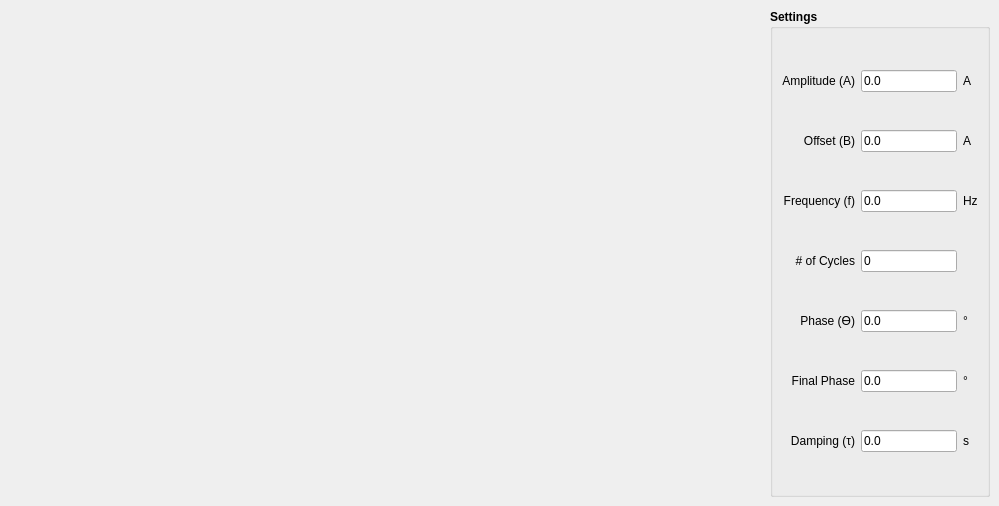
            <widget class="QWidget" name="tab">
             <attribute name="title">
              <string>Damped Sinusoidal^2</string>
             </attribute>
             <widget class="QGroupBox" name="groupBox_20">
              <property name="geometry">
               <rect>
                <x>770</x>
                <y>9</y>
                <width>220</width>
                <height>488</height>
               </rect>
              </property>
              <property name="font">
               <font>
                <weight>75</weight>
                <bold>true</bold>
               </font>
              </property>
              <property name="title">
               <string>Settings</string>
              </property>
              <layout class="QGridLayout" name="gridLayout_18">
               <item row="0" column="0" colspan="2">
                <widget class="QLabel" name="label_96">
                 <property name="font">
                  <font>
                   <weight>50</weight>
                   <bold>false</bold>
                  </font>
                 </property>
                 <property name="text">
                  <string>Amplitude (A)</string>
                 </property>
                 <property name="alignment">
                  <set>Qt::AlignRight|Qt::AlignTrailing|Qt::AlignVCenter</set>
                 </property>
                </widget>
               </item>
               <item row="0" column="2">
                <widget class="QLineEdit" name="le_damp_sin2_ampl">
                 <property name="minimumSize">
                  <size>
                   <width>60</width>
                   <height>0</height>
                  </size>
                 </property>
                 <property name="font">
                  <font>
                   <weight>50</weight>
                   <bold>false</bold>
                  </font>
                 </property>
                 <property name="text">
                  <string>0.0</string>
                 </property>
                </widget>
               </item>
               <item row="0" column="3">
                <widget class="QLabel" name="label_101">
                 <property name="font">
                  <font>
                   <weight>50</weight>
                   <bold>false</bold>
                  </font>
                 </property>
                 <property name="text">
                  <string>A</string>
                 </property>
                </widget>
               </item>
               <item row="1" column="0" colspan="2">
                <widget class="QLabel" name="label_124">
                 <property name="font">
                  <font>
                   <weight>50</weight>
                   <bold>false</bold>
                  </font>
                 </property>
                 <property name="text">
                  <string>Offset (B)</string>
                 </property>
                 <property name="alignment">
                  <set>Qt::AlignRight|Qt::AlignTrailing|Qt::AlignVCenter</set>
                 </property>
                </widget>
               </item>
               <item row="1" column="2">
                <widget class="QLineEdit" name="le_damp_sin2_offset">
                 <property name="minimumSize">
                  <size>
                   <width>60</width>
                   <height>0</height>
                  </size>
                 </property>
                 <property name="font">
                  <font>
                   <weight>50</weight>
                   <bold>false</bold>
                  </font>
                 </property>
                 <property name="text">
                  <string>0.0</string>
                 </property>
                </widget>
               </item>
               <item row="1" column="3">
                <widget class="QLabel" name="label_125">
                 <property name="font">
                  <font>
                   <weight>50</weight>
                   <bold>false</bold>
                  </font>
                 </property>
                 <property name="text">
                  <string>A</string>
                 </property>
                </widget>
               </item>
               <item row="2" column="0" colspan="2">
                <widget class="QLabel" name="label_151">
                 <property name="font">
                  <font>
                   <weight>50</weight>
                   <bold>false</bold>
                  </font>
                 </property>
                 <property name="text">
                  <string>Frequency (f)</string>
                 </property>
                 <property name="alignment">
                  <set>Qt::AlignRight|Qt::AlignTrailing|Qt::AlignVCenter</set>
                 </property>
                </widget>
               </item>
               <item row="2" column="2">
                <widget class="QLineEdit" name="le_damp_sin2_freq">
                 <property name="minimumSize">
                  <size>
                   <width>60</width>
                   <height>0</height>
                  </size>
                 </property>
                 <property name="font">
                  <font>
                   <weight>50</weight>
                   <bold>false</bold>
                  </font>
                 </property>
                 <property name="text">
                  <string>0.0</string>
                 </property>
                </widget>
               </item>
               <item row="2" column="3">
                <widget class="QLabel" name="label_152">
                 <property name="font">
                  <font>
                   <weight>50</weight>
                   <bold>false</bold>
                  </font>
                 </property>
                 <property name="text">
                  <string>Hz</string>
                 </property>
                </widget>
               </item>
               <item row="3" column="0" colspan="2">
                <widget class="QLabel" name="label_153">
                 <property name="font">
                  <font>
                   <weight>50</weight>
                   <bold>false</bold>
                  </font>
                 </property>
                 <property name="text">
                  <string># of Cycles</string>
                 </property>
                 <property name="alignment">
                  <set>Qt::AlignRight|Qt::AlignTrailing|Qt::AlignVCenter</set>
                 </property>
                </widget>
               </item>
               <item row="3" column="2">
                <widget class="QLineEdit" name="le_damp_sin2_ncycles">
                 <property name="minimumSize">
                  <size>
                   <width>60</width>
                   <height>0</height>
                  </size>
                 </property>
                 <property name="font">
                  <font>
                   <weight>50</weight>
                   <bold>false</bold>
                  </font>
                 </property>
                 <property name="text">
                  <string>0</string>
                 </property>
                </widget>
               </item>
               <item row="3" column="3">
                <widget class="QLabel" name="label_154">
                 <property name="font">
                  <font>
                   <weight>50</weight>
                   <bold>false</bold>
                  </font>
                 </property>
                 <property name="text">
                  <string/>
                 </property>
                </widget>
               </item>
               <item row="4" column="0" colspan="2">
                <widget class="QLabel" name="label_97">
                 <property name="font">
                  <font>
                   <weight>50</weight>
                   <bold>false</bold>
                  </font>
                 </property>
                 <property name="text">
                  <string>Phase (ϴ)</string>
                 </property>
                 <property name="alignment">
                  <set>Qt::AlignRight|Qt::AlignTrailing|Qt::AlignVCenter</set>
                 </property>
                </widget>
               </item>
               <item row="4" column="2">
                <widget class="QLineEdit" name="le_damp_sin2_phase">
                 <property name="minimumSize">
                  <size>
                   <width>60</width>
                   <height>0</height>
                  </size>
                 </property>
                 <property name="font">
                  <font>
                   <weight>50</weight>
                   <bold>false</bold>
                  </font>
                 </property>
                 <property name="text">
                  <string>0.0</string>
                 </property>
                </widget>
               </item>
               <item row="4" column="3">
                <widget class="QLabel" name="label_155">
                 <property name="font">
                  <font>
                   <weight>50</weight>
                   <bold>false</bold>
                  </font>
                 </property>
                 <property name="text">
                  <string>°</string>
                 </property>
                </widget>
               </item>
               <item row="5" column="0" colspan="2">
                <widget class="QLabel" name="label_156">
                 <property name="font">
                  <font>
                   <weight>50</weight>
                   <bold>false</bold>
                  </font>
                 </property>
                 <property name="text">
                  <string>Final Phase</string>
                 </property>
                 <property name="alignment">
                  <set>Qt::AlignRight|Qt::AlignTrailing|Qt::AlignVCenter</set>
                 </property>
                </widget>
               </item>
               <item row="5" column="2">
                <widget class="QLineEdit" name="le_damp_sin2_phasef">
                 <property name="minimumSize">
                  <size>
                   <width>60</width>
                   <height>0</height>
                  </size>
                 </property>
                 <property name="font">
                  <font>
                   <weight>50</weight>
                   <bold>false</bold>
                  </font>
                 </property>
                 <property name="text">
                  <string>0.0</string>
                 </property>
                </widget>
               </item>
               <item row="5" column="3">
                <widget class="QLabel" name="label_157">
                 <property name="font">
                  <font>
                   <weight>50</weight>
                   <bold>false</bold>
                  </font>
                 </property>
                 <property name="text">
                  <string>°</string>
                 </property>
                </widget>
               </item>
               <item row="6" column="2">
                <widget class="QLineEdit" name="le_damp_sin2_damping">
                 <property name="minimumSize">
                  <size>
                   <width>60</width>
                   <height>0</height>
                  </size>
                 </property>
                 <property name="font">
                  <font>
                   <weight>50</weight>
                   <bold>false</bold>
                  </font>
                 </property>
                 <property name="text">
                  <string>0.0</string>
                 </property>
                </widget>
               </item>
               <item row="6" column="3">
                <widget class="QLabel" name="label_158">
                 <property name="font">
                  <font>
                   <weight>50</weight>
                   <bold>false</bold>
                  </font>
                 </property>
                 <property name="text">
                  <string>s</string>
                 </property>
                </widget>
               </item>
               <item row="6" column="1">
                <widget class="QLabel" name="label_106">
                 <property name="font">
                  <font>
                   <weight>50</weight>
                   <bold>false</bold>
                  </font>
                 </property>
                 <property name="text">
                  <string>Damping (τ)</string>
                 </property>
                 <property name="alignment">
                  <set>Qt::AlignRight|Qt::AlignTrailing|Qt::AlignVCenter</set>
                 </property>
                </widget>
               </item>
              </layout>
             </widget>
             <widget class="QLabel" name="label_63">
              <property name="geometry">
               <rect>
                <x>9</x>
                <y>9</y>
                <width>755</width>
                <height>488</height>
               </rect>
              </property>
              <property name="text">
               <string/>
              </property>
              <property name="pixmap">
               <pixmap>../../resources/img/dsinusoidal2.png</pixmap>
              </property>
              <property name="scaledContents">
               <bool>true</bool>
              </property>
             </widget>
            </widget>
